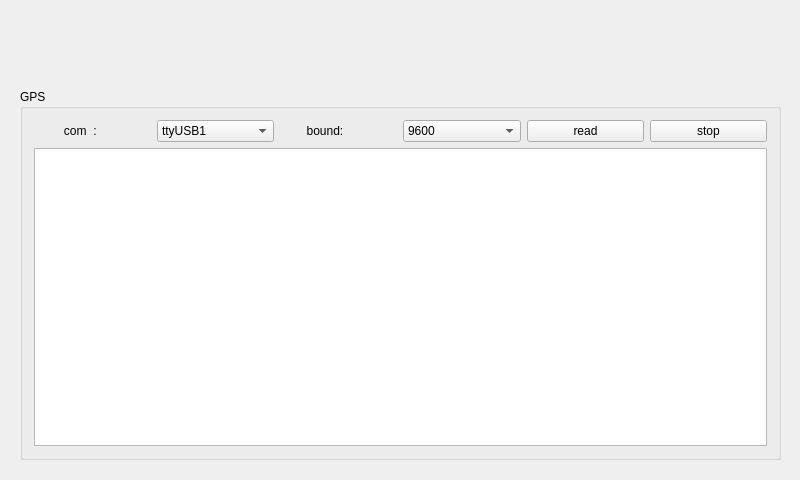
<?xml version="1.0" encoding="UTF-8"?>
<ui version="4.0">
 <class>gps</class>
 <widget class="QWidget" name="gps">
  <property name="geometry">
   <rect>
    <x>0</x>
    <y>0</y>
    <width>800</width>
    <height>480</height>
   </rect>
  </property>
  <property name="windowTitle">
   <string>gps</string>
  </property>
  <property name="styleSheet">
   <string notr="true"/>
  </property>
  <widget class="QLabel" name="logo">
   <property name="geometry">
    <rect>
     <x>590</x>
     <y>0</y>
     <width>191</width>
     <height>71</height>
    </rect>
   </property>
   <property name="minimumSize">
    <size>
     <width>191</width>
     <height>71</height>
    </size>
   </property>
   <property name="maximumSize">
    <size>
     <width>191</width>
     <height>71</height>
    </size>
   </property>
   <property name="styleSheet">
    <string notr="true">background-image: url(:/img/images/serial_logo.png)</string>
   </property>
   <property name="text">
    <string/>
   </property>
  </widget>
  <widget class="QGroupBox" name="groupBox">
   <property name="geometry">
    <rect>
     <x>20</x>
     <y>89</y>
     <width>761</width>
     <height>371</height>
    </rect>
   </property>
   <property name="title">
    <string>GPS</string>
   </property>
   <property name="flat">
    <bool>false</bool>
   </property>
   <layout class="QGridLayout" name="gridLayout">
    <item row="0" column="0">
     <widget class="QLabel" name="label_2">
      <property name="sizePolicy">
       <sizepolicy hsizetype="Minimum" vsizetype="Fixed">
        <horstretch>0</horstretch>
        <verstretch>0</verstretch>
       </sizepolicy>
      </property>
      <property name="text">
       <string>         com  : </string>
      </property>
     </widget>
    </item>
    <item row="0" column="1">
     <widget class="QComboBox" name="cmb_com">
      <property name="sizePolicy">
       <sizepolicy hsizetype="Minimum" vsizetype="Fixed">
        <horstretch>0</horstretch>
        <verstretch>0</verstretch>
       </sizepolicy>
      </property>
      <property name="currentIndex">
       <number>5</number>
      </property>
      <item>
       <property name="text">
        <string>ttyO0</string>
       </property>
      </item>
      <item>
       <property name="text">
        <string>ttyO1</string>
       </property>
      </item>
      <item>
       <property name="text">
        <string>ttyO2</string>
       </property>
      </item>
      <item>
       <property name="text">
        <string>ttyO3</string>
       </property>
      </item>
      <item>
       <property name="text">
        <string>ttyO4</string>
       </property>
      </item>
      <item>
       <property name="text">
        <string>ttyUSB1</string>
       </property>
      </item>
     </widget>
    </item>
    <item row="0" column="2">
     <widget class="QLabel" name="label">
      <property name="sizePolicy">
       <sizepolicy hsizetype="Minimum" vsizetype="Fixed">
        <horstretch>0</horstretch>
        <verstretch>0</verstretch>
       </sizepolicy>
      </property>
      <property name="text">
       <string>        bound: </string>
      </property>
     </widget>
    </item>
    <item row="0" column="3">
     <widget class="QComboBox" name="cmb_bound">
      <property name="sizePolicy">
       <sizepolicy hsizetype="Minimum" vsizetype="Fixed">
        <horstretch>0</horstretch>
        <verstretch>0</verstretch>
       </sizepolicy>
      </property>
      <property name="currentIndex">
       <number>1</number>
      </property>
      <item>
       <property name="text">
        <string>4800</string>
       </property>
      </item>
      <item>
       <property name="text">
        <string>9600</string>
       </property>
      </item>
      <item>
       <property name="text">
        <string>19200</string>
       </property>
      </item>
      <item>
       <property name="text">
        <string>115200</string>
       </property>
      </item>
     </widget>
    </item>
    <item row="0" column="4">
     <widget class="QPushButton" name="pb_read">
      <property name="text">
       <string>read</string>
      </property>
     </widget>
    </item>
    <item row="0" column="5">
     <widget class="QPushButton" name="pb_close">
      <property name="text">
       <string>stop</string>
      </property>
     </widget>
    </item>
    <item row="1" column="0" colspan="6">
     <widget class="QTextEdit" name="tedit_output"/>
    </item>
   </layout>
  </widget>
  <widget class="QPushButton" name="back_but">
   <property name="geometry">
    <rect>
     <x>20</x>
     <y>20</y>
     <width>121</width>
     <height>41</height>
    </rect>
   </property>
   <property name="focusPolicy">
    <enum>Qt::ClickFocus</enum>
   </property>
   <property name="styleSheet">
    <string notr="true">background: transparent;</string>
   </property>
   <property name="text">
    <string/>
   </property>
   <property name="flat">
    <bool>true</bool>
   </property>
  </widget>
 </widget>
 <layoutdefault spacing="6" margin="11"/>
 <resources/>
 <connections/>
</ui>
